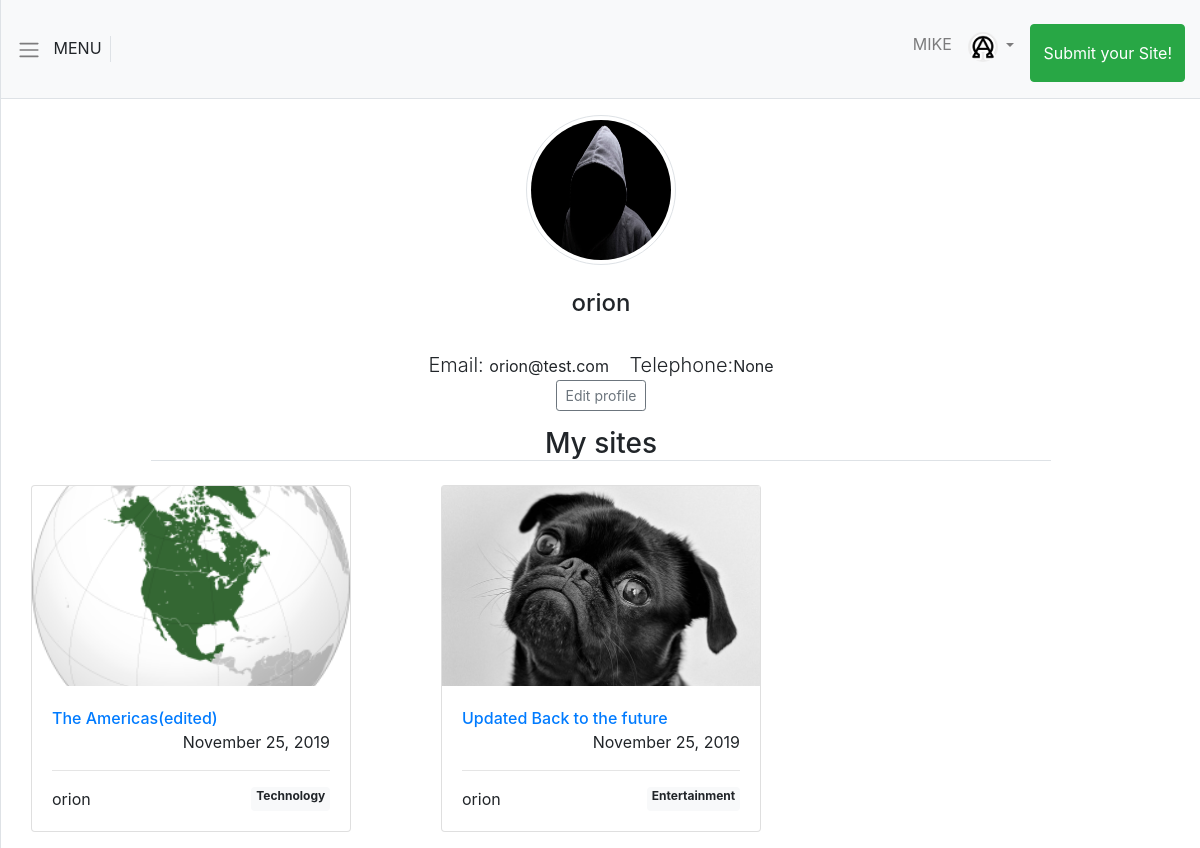
/accounts/user/12/ (signed in), run on the app's committed database.
### accounts/models.py (models this page shows, shortened)
class CustomUser(AbstractUser):
    avatar = models.ImageField(upload_to='avatars', default='default_avatar.jpg')
    bio = models.CharField(max_length=500, null=True, blank=True)
    telephone = models.CharField(max_length=13, blank=True, null=True)
    def __str__(self):
        return self.username

### sites/models.py (models this page shows, shortened)
class Site(models.Model):
    cover = models.ImageField(upload_to='sites_images')
    title = models.CharField(max_length=100)
    description = models.TextField()
    tags = models.ManyToManyField(Tag)
    author = models.ForeignKey(get_user_model(), on_delete=models.CASCADE, related_name='sites')
    created_at = models.DateTimeField(auto_now_add=True, blank=True, null=True)
    link = models.URLField(blank=True, null=True)

class Tag(models.Model):
    name = models.CharField(max_length=13)
    def __str__(self):
        return self.name

### accounts/views.py (the view)
# urls.py: path('user/<int:pk>/', UserDetailView.as_view(), name='profile'),
class UserDetailView(DetailView):
    model = CustomUser
    template_name = 'profile.html'

### templates/profile.html
{% extends 'base.html' %}
{% block content%}
<div class="profile_details my-3">
    <img src="{{object.avatar.url}}" alt="{{object}}" class="img-thumbnail profile_avatar">
    <div class="my-4">
        <h4>{{object.username}}</h4>
    </div>
    <div>
        <span class="mx-2"><span class="lead">Email: </span>{{object.email}}</span>
        <span class="mx-2"><span class="lead">Telephone:</span>{{object.telephone}}</span>
    </div>
    <div>
        <span><a href="{% url 'update_user' object.id%}" class="btn btn-sm btn-outline-secondary mx-3">Edit
                profile</a></span>
    </div>
</div>
<h3 class="border-bottom text-center w-75 mx-auto">My sites</h3>
<div class="row">
    {% for site in object.sites.all %}
    <div class="col-lg-4 col-md-6 my-3">
        <div class="card mx-auto" style="width: 20rem;">
            <a href="{% url 'site' site.id %}">
                <div class="site_display_image" style="background-image: url({{site.cover.url}});"></div>
            </a>
            <div class="card-body site_display_card_body">
                <div>
                    <a href="{% url 'site' object.id %}">
                        <span class="h6 text-center">{{site.title}}</span>
                    </a>
                </div>
                <div style="display:flex; justify-content: flex-end;">
                    <span>{{site.created_at | date:"F d, Y" }}</span>
                </div>
                <hr>
                <div style="display:flex; justify-content:space-between;">
                    <span>{{site.author}}</span>
                    {% for tag in site.tags.all %}
                    <span class="badge badge-light">{{tag}}</span>
                    {% endfor%}
                </div>
            </div>
        </div>
    </div>
    {%endfor%}
</div>
{% endblock content%}

### templates/navbar.html (shortened to what this page needs)
<nav class="navbar navbar-expand-lg navbar-light bg-light border-bottom p-3 my_navbar">
    <div style="cursor: pointer; height: 100%;" id='menu-toggle' class="border-right">
        <span class="navbar-toggler-icon"></span>
        <span class="px-2">MENU</span>
    </div>
    <div class="collapse navbar-collapse" id="navbarSupportedContent">
        <ul class="navbar-nav ml-auto mt-2">
            {% if user.is_authenticated%}
            <li class="nav-item">
                <a class="nav-link" href="{%url 'profile' user.id%}">{{user.username}}</a>
            </li>
            <li class="nav-item dropdown">
                <a class="nav-link dropdown-toggle" href="#" id="navbarDropdown" role="button" data-toggle="dropdown"
                    aria-haspopup="true" aria-expanded="false">
                    <img src="{{user.avatar.url}}" alt="user.username" class="navbar_avatar">
                </a>
            </li>
            <li>
                <a class="btn btn-success btn-large h-100 py-3 ml-2" href="{% url 'add_site' %}">Submit your Site!</a>
            </li>
            {% else %}
            <li class="nav-item">
                <a class="nav-link" href="{% url 'login' %}">REGISTER/LOGIN</a>
            </li>
            {% endif %}
        </ul>
    </div>
</nav>

### static/css/simple-sidebar.css (style rules this page uses)
body { overflow-x: hidden; }

### static/css/main.css (style rules this page uses)
.profile_details { display:flex; flex-direction: column; justify-content: center; align-items: center; }
.profile_avatar { height: 150px; width:150px; border-radius: 50%; }
.navbar_avatar { width:30px; height:30px; border-radius: 50%; }
.site_display_image { height:200px; min-width:19rem; background-size: cover; background-position: center; background-repeat: no-repeat; }

### data on the page
CustomUser: username "MIKE", avatar (picture)
CustomUser: avatar (placeholder picture), username "orion", email "orion@test.com", telephone "None"
Site: cover (picture), title "The Americas(edited)", created_at "November 25, 2019", author "orion"
Tag: name "Technology"
Site: cover (picture), title "Updated Back to the future", created_at "November 25, 2019", author "orion"
Tag: name "Entertainment"
